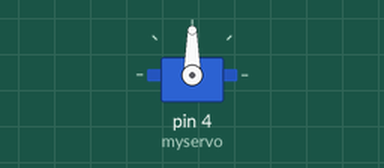
Simulated run of this sketch. Board: Arduino Uno, built with avr-gcc and run on an emulated ATmega328P. On the bench: servo.

Above: at 2.05 s.
Timing chart, 0 to 6.6 s (numbered marks = the images above):
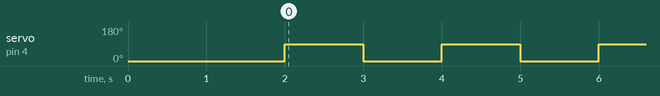

The sketch:

servo_arduino.ino
```cpp
#include <Servo.h>

// Create a Servo object to control a servo motor
Servo myservo;

void setup() {
  // put your setup code here, to run once:

  // Attach the servo on pin 4 to the Servo object
  myservo.attach(4);

  // Set the initial position of the servo to 0 degrees
  myservo.write(0);

  // Wait for 2 seconds to allow the servo to reach the initial position
  delay(2000);
}

void loop() {
  // put your main code here, to run repeatedly:

  // Move the servo to 90 degrees
  myservo.write(90);

  // Wait for 1 second to allow the servo to reach the position
  delay(1000);

  // Move the servo back to 0 degrees
  myservo.write(0);

  // Wait for 1 second to allow the servo to reach the position
  delay(1000);
}
```

Measured:
- by itself, servo on pin 4 (myservo): alternates 90° for 1.0 s and 0° for 1.0 s
